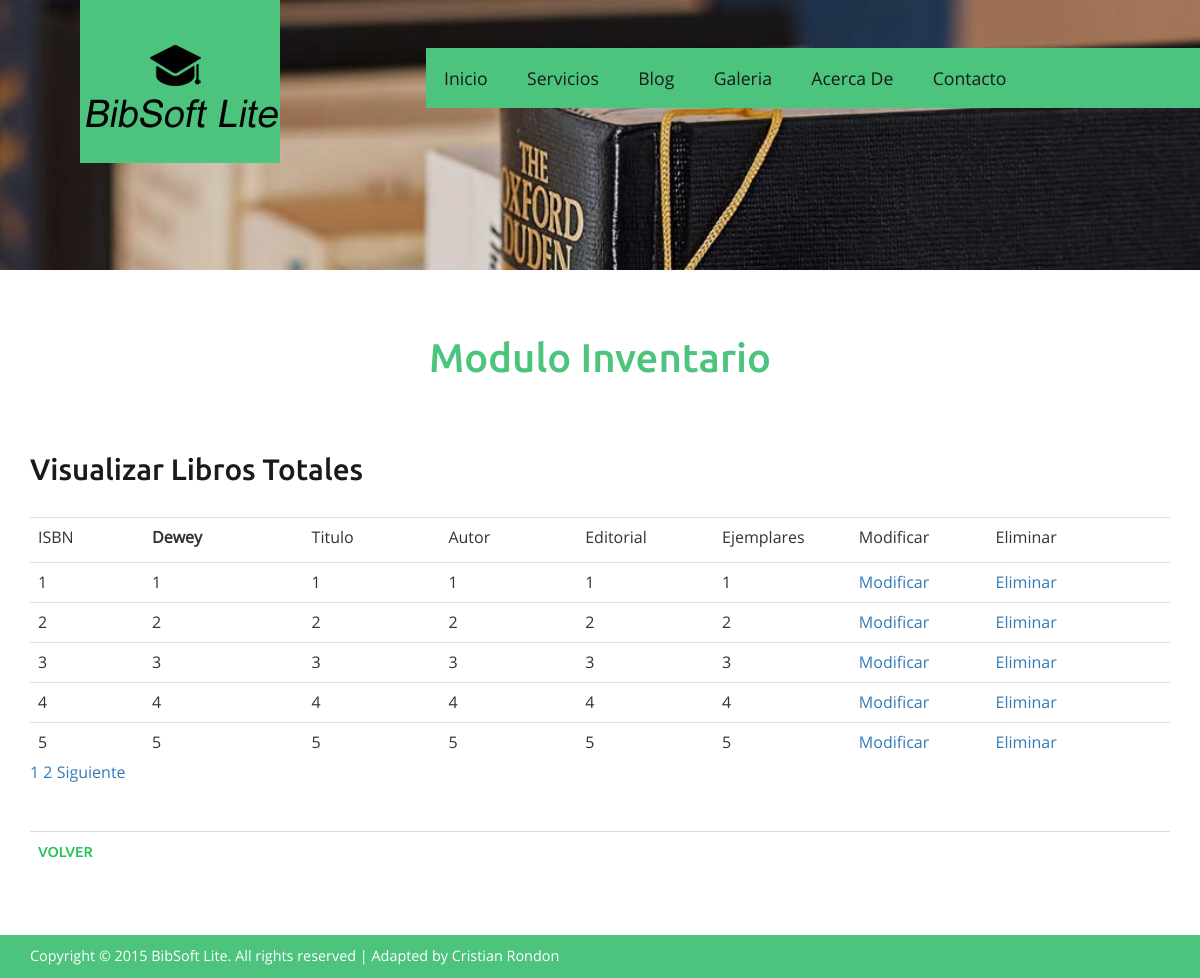
The app's page /inventario.php with its own data.
### tables this page shows
CREATE TABLE IF NOT EXISTS `libros` (
  `isbn` int(25) NOT NULL DEFAULT '0',
  `dewey` varchar(10) DEFAULT NULL,
  `titulo` varchar(50) DEFAULT NULL,
  `autor` varchar(30) DEFAULT NULL,
  `editorial` varchar(30) DEFAULT NULL,
  `ejemplares` int(2) DEFAULT NULL,
  PRIMARY KEY (`isbn`)
);

### inventario.php (the view, shortened to what this page needs)
<?Php
include("conexion.php");
$rst_libros=mysql_query("select * from libros ",$conexion);
$num_registro=mysql_num_rows($rst_libros);
$registros=5;
$pagina= $_REQUEST["num"];
if(is_numeric($pagina))
$inicio=(($pagina-1)*$registros);
else
$inicio=0;
$rst_libros=mysql_query("select * from libros LIMIT $inicio,$registros;",$conexion);
$paginas=ceil($num_registro/$registros);
?>
<!DOCTYPE HTML>
<html>
<head>
<link href="css/bootstrap.css" rel='stylesheet' type='text/css' />
<link href="css/style.css" rel='stylesheet' type='text/css' />
<link rel="stylesheet" href="css/touchTouch.css" type="text/css" media="all" />
<link href="css/style.css" rel='stylesheet' type='text/css' />
</head>
<body>
<div class="banner2">
	 <div class="header">
	   <div class="logo">
				 <a href="#"><img src="images/logo.jpg" alt=""/></a>
	   </div>
	   <div class="top-menu"> <span class="menu"></span>
	     <ul class="navig">
	       <li><a href="index.php">Inicio</a></li>
	       <li><a href="servicios.php">Servicios</a></li>
	       <li><a href="blog.php">Blog</a></li>
	       <li><a href="galeria.php">Galeria</a></li>
	       <li><a href="acerca.php">Acerca De</a></li>
	       <li><a href="contacto.php">Contacto</a></li>
         </ul>
       </div>
  </div>
</div>
<div class="welcome">
	 <div class="container">
		 <h2>Modulo Inventario</h2>
	   <p>&nbsp;</p>
		 <div class="welcm_sec">
		   <div class="center-block">
			 <div class="campus_head">
					 <h3>Visualizar Libros Totales</h3>
			 </div>
			 <form name="Crear_Libros" method="post" action="subir_libros.php">
			   <div class="clearfix">
			     <div class="bs-example">
			       <table class="table">
			         <tr>
			           <td width="10%">ISBN</td>
			           <td width="14%"><label for="txt_isbn">Dewey</label></td>
			           <td width="12%">Titulo</td>
			           <td width="12%">Autor</td>
			           <td width="12%">Editorial</td>
			           <td width="12%">Ejemplares</td>
			           <td width="12%">Modificar</td>
			           <td width="16%">Eliminar</td>
		             </tr>
                     <?php
			  			while($fila=mysql_fetch_array($rst_libros))
			  			{
			  		 ?>
			         <tr>
			           <td><?php echo $fila["isbn"];?></td>
			           <td><?php echo $fila["dewey"];?></td>
			           <td><?php echo $fila["titulo"];?></td>
			           <td><?php echo $fila["autor"];?></td>
			           <td><?php echo $fila["editorial"];?></td>
			           <td><?php echo $fila["ejemplares"];?></td>
			           <td><a href="modificar_libros.php?id=<?php echo $fila["isbn"];?>">Modificar</a></td>
			           <td><a href="eliminarusuario.php?archivo=<?php echo $fila["ejemplares"];?>">Eliminar</a></td>
		             </tr>
                     <?php
			  			}
			  		 ?>
		           </table>
                   <p>
                   			<?php
			  for ($cont=1;$cont<=$paginas;$cont++)
			  {
				  if($cont==$pagina)
				  echo $cont ." ";
				  else
				  echo "<a href='inventario.php?num=". $cont ."'>$cont</a> ";
			  }
			  if($pagina<$paginas)
			  echo "<a href='inventario.php?num=". ($pagina+1) ."'>  Siguiente</a> ";
		  ?>
          </p>
			     </div>
		       </div>
		     </form>
<div class="more_info">
          <table width="50%" border="0" class="table">
            <tr>
              <td><a href="javascript:history.back(1)">Volver</a></td>
            </tr>
          </table>
</div>
		   </div>
	   </div>
  </div>
</div>
<div class="copywrite">
	 <div class="container">
		 <p>Copyright © 2015 BibSoft Lite. All rights reserved | Adapted by <a href="http://w3layouts.com">Cristian Rondon</a></p>
	 </div>
</div>
</body>
</html>

### css/style.css (style rules this page uses)
h4, h5, h6, h1, h2, h3 { margin: 0; }
ul, ol { margin: 0; padding:0; }
p { margin: 0; }
html, body { font-family: 'OpenSans-Regular'; font-size: 100%; background: #ffffff; }
body a { transition:0.5s all; -webkit-transition:0.5s all; -moz-transition:0.5s all; -o-transition:0.5s all; -ms-transition:0.5s all; }
.logo { float:left; margin-left:5em; }
.top-menu { float:right; background: #4dc47d; margin: 3em 0 0 0; padding:0 11em 0 0em; }
.top-menu ul li { display:inline-block; }
.top-menu ul li a { display:block; color:#181a1b; font-size:1.1em; padding:1em 1em; text-decoration:none; }
.welcome { padding:4em 0; }
.welcome h2 { font-family: 'Ubuntu-Medium'; font-size:2.5em; line-height:1.2em; text-align:center; color:#4dc47d; }
.welcm_sec { margin-top:3em; }
.campus_head { margin-bottom:2em; }
.campus_head h3,.testimonal h3,.news h3 { font-family: 'Ubuntu-Medium'; font-size:1.85em; color:#181a1b; margin-bottom:0.7em; }
.more_info { margin-top: 1.5em; }
.more_info a { display: inline-block; color: #26c159; text-decoration: none; font-family: 'Ubuntu-Medium'; font-size: 0.9em; text-transform:uppercase; }
.copywrite { background:#4dc47d; padding:0.7em; }
.copywrite p { color: #fff; font-size: 0.9em; text-align: left; }
.copywrite p a { color: #fff; }
.banner2 { background:url(../images/banner.jpg) no-repeat; background-size:cover; min-height:270px; }
.table { margin-bottom: 0; }

### records on screen
libros: isbn "1", dewey "1", titulo "1", autor "1", editorial "1", ejemplares "1"
libros: isbn "2", dewey "2", titulo "2", autor "2", editorial "2", ejemplares "2"
libros: isbn "3", dewey "3", titulo "3", autor "3", editorial "3", ejemplares "3"
libros: isbn "4", dewey "4", titulo "4", autor "4", editorial "4", ejemplares "4"
libros: isbn "5", dewey "5", titulo "5", autor "5", editorial "5", ejemplares "5"
